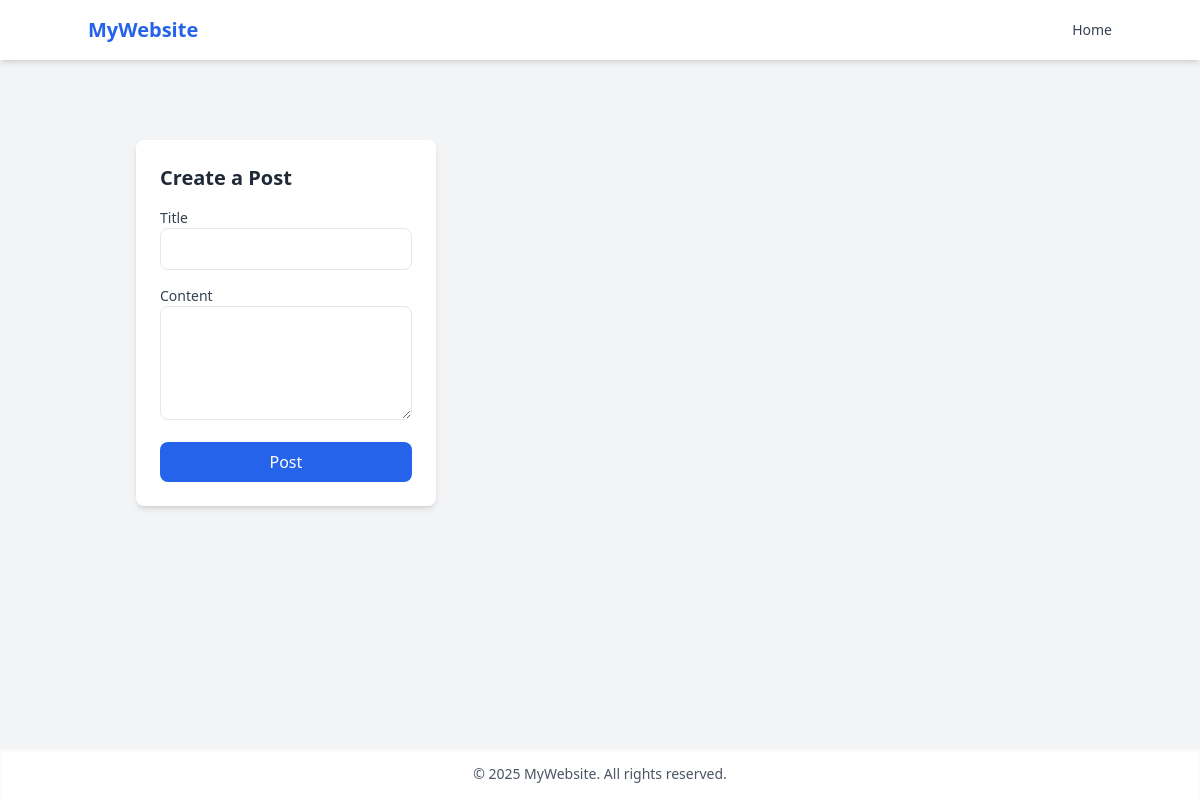
/, run on an earlier commit of the app's database.
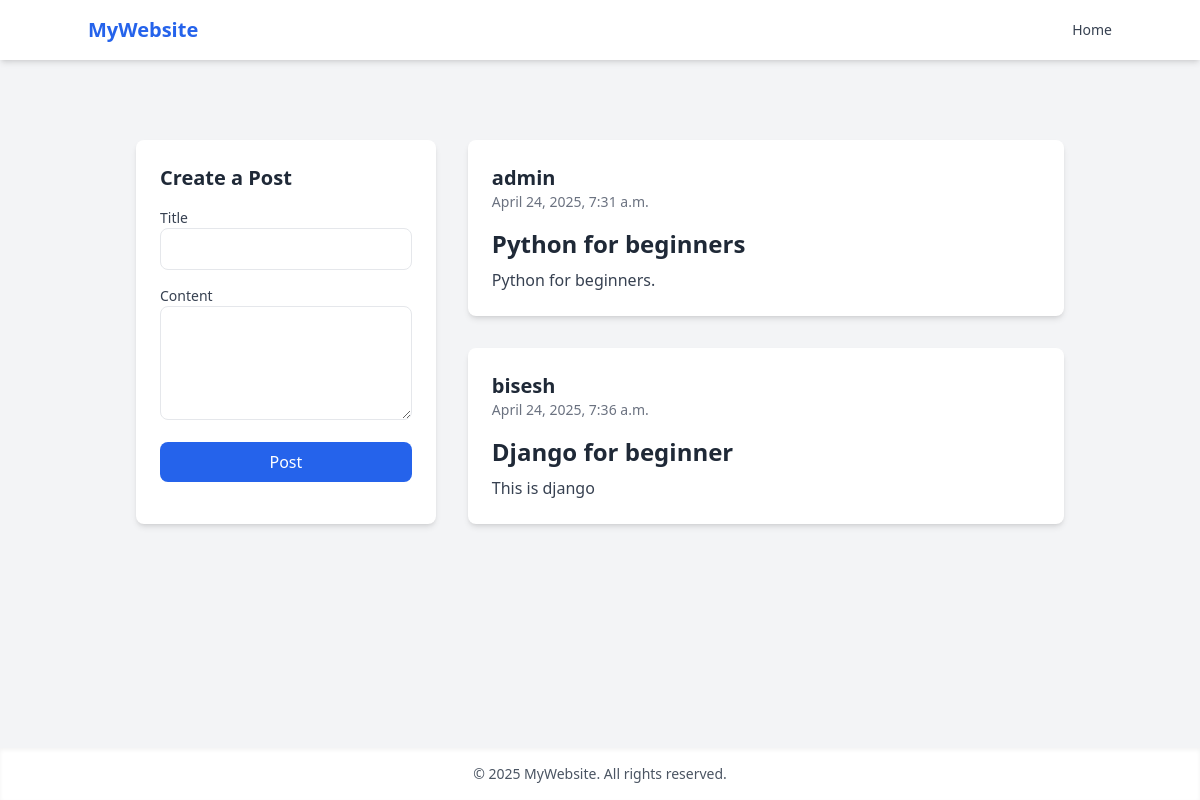
And on a later commit of the database.
### app/models.py (models this page shows)
class Post(models.Model):
    user = models.ForeignKey(User,on_delete=models.CASCADE)
    title = models.CharField(max_length=200)
    content = models.TextField()
    created_at = models.DateTimeField(auto_now_add=True,null = True,blank=True)
    updated_at = models.DateTimeField(auto_now=True,null = True,blank=True)

### app/views.py (the view, shortened to what this page needs)
# urls.py: path('',home,name = "home"),
def home(request):
    posts = Post.objects.all().order_by("-updated_at")
    return render(request,'index.html',{"posts":posts})

### templates/index.html (shortened to what this page needs)
{% extends 'base.html' %}
{% block content %}
<div class="max-w-7xl mx-auto px-6 py-12">
  <div class="flex flex-col md:flex-row gap-8">
    <div class="w-full md:w-1/3 bg-white p-6 rounded-lg shadow-md">
      <h2 class="text-xl font-bold mb-4">Create a Post</h2>
      <form method="POST"  class="space-y-4" novalidate>
        <div>
          <label class="block text-sm font-medium text-gray-700">Title</label>
          <input type="text" name="title" class="w-full px-4 py-2 border rounded-lg focus:outline-none focus:ring-2 focus:ring-blue-400" required>
        </div>
        <div>
          <label class="block text-sm font-medium text-gray-700">Content</label>
          <textarea name="content" rows="4" class="w-full px-4 py-2 border rounded-lg focus:outline-none focus:ring-2 focus:ring-blue-400" required></textarea>
        </div>
        <button type="submit" class="w-full bg-blue-600 text-white py-2 rounded-lg hover:bg-blue-700 transition">Post</button>
      </form>
    </div>
    <div class="w-full md:w-2/3 grid grid-cols-1 gap-8">
      {% for post in posts %}
        <div class="bg-white p-6 rounded-lg shadow-md hover:shadow-xl transition-shadow duration-300">
          <div class="flex items-center space-x-4">
            <div>
              <h3 class="text-xl font-semibold">{{ post.user.username }}</h3>
              <p class="text-gray-500 text-sm">{{ post.created_at|date:"F j, Y, g:i a" }}</p>
            </div>
          </div>
          <div class="mt-4">
            <a href="{% url 'postdetail' post.id %}" class="text-2xl font-bold">{{ post.title }}</a>
            <p class="mt-2 text-gray-700">{{ post.content|truncatechars:100 }}</p>
          </div>
        </div>
      {% endfor %}
    </div>
  </div>
</div>
{% endblock %}

### templates/base.html (shortened to what this page needs)
<!DOCTYPE html>
<html lang="en">
<head>
    <script src="https://cdn.tailwindcss.com"></script>
</head>
<body class="bg-gray-100 text-gray-800 min-h-screen flex flex-col">
    <nav class="bg-white shadow-md px-6 py-4">
        <div class="container mx-auto flex justify-between items-center">
            <h1 class="text-xl font-bold text-blue-600">MyWebsite</h1>
            <ul class="flex space-x-6 text-sm font-medium text-gray-700">
                <li><a href="{%url 'home'%}" class="hover:text-blue-500">Home</a></li>
            </ul>
        </div>
    </nav>
    <main class="flex-grow container mx-auto px-6 py-8">
        {% block content %}
        {% endblock content %}
    </main>
    <footer class="bg-white shadow-inner px-6 py-4">
        <div class="container mx-auto text-center text-sm text-gray-600">
            © 2025 MyWebsite. All rights reserved.
        </div>
    </footer>
</body>
</html>

What changed in the data, as far as the page shows it:
added Post: user.username "admin", created_at "April 24, 2025, 7:31 a.m.", title "Python for beginners", content "Python for beginners."
added Post: user.username "bisesh", created_at "April 24, 2025, 7:36 a.m.", title "Django for beginner", content "This is django"
